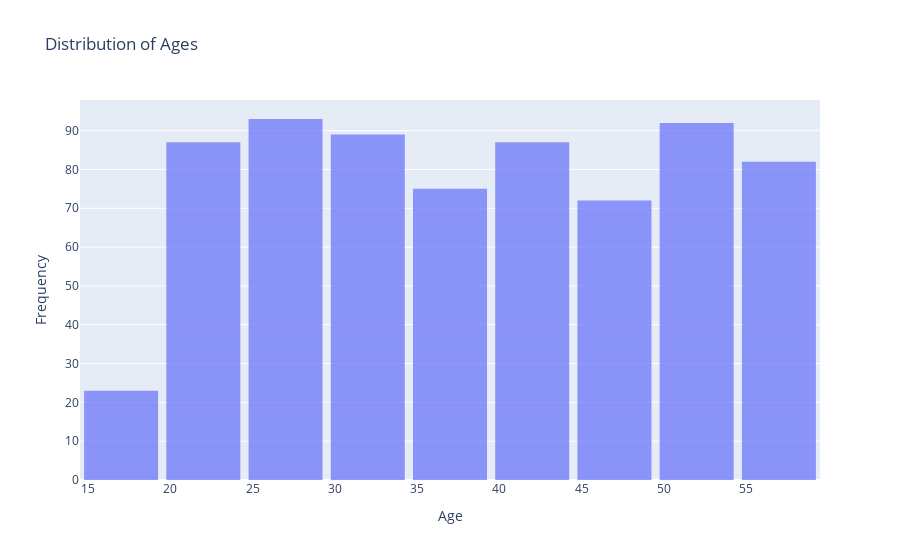

The code cell stored with this chart in its notebook:
### Code cell
# Distribution of 'Age'
age_distribution = df['Age'].value_counts().to_dict()

# Create list of ages based on the distribution
ages = []
for age, count in age_distribution.items():
    ages.extend([age] * count)

# Convert the list of ages to a pandas DataFrame for Plotly
ages_df = pd.DataFrame(ages, columns=['Age'])

# Create a histogram using Plotly
fig = px.histogram(ages_df, 
                   x='Age', 
                   nbins=10,  # Number of bins
                   title='Distribution of Ages',
                   labels={'Age': 'Age'},
                   opacity=0.7)

# Customize layout (optional)
fig.update_layout(
    xaxis_title='Age',
    yaxis_title='Frequency',
    bargap=0.1  # Adjust the gap between bars
)

# Show the interactive histogram
fig.show()

### Figure 1 — Plotly figure (JSON) as saved in the notebook; plotly's stock layout.template omitted (floating-point values rounded to 4 significant figures; data arrays with more than 128 entries replaced by an {"elided": "..."} marker saying what was removed)
{"data": [{"alignmentgroup": "True", "bingroup": "x", "hovertemplate": "Age=%{x}<br>count=%{y}<extra></extra>", "legendgroup": "", "marker": {"color": "#636efa", "opacity": 0.7, "pattern": {"shape": ""}}, "name": "", "nbinsx": 10, "offsetgroup": "", "orientation": "v", "showlegend": false, "type": "histogram", "x": {"elided": "700 int values"}, "xaxis": "x", "yaxis": "y"}], "layout": {"bargap": 0.1, "barmode": "relative", "legend": {"tracegroupgap": 0}, "title": {"text": "Distribution of Ages"}, "xaxis": {"anchor": "y", "domain": [0, 1], "title": {"text": "Age"}}, "yaxis": {"anchor": "x", "domain": [0, 1], "title": {"text": "Frequency"}}}}
